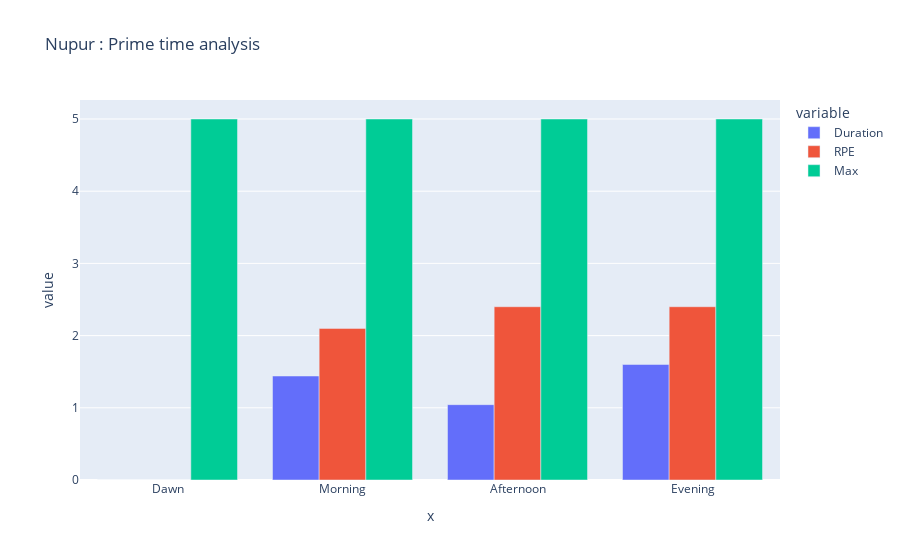

Notebook code for this chart:
### Code cell
px.bar(
    data_frame = nupur_df,
    y = ["Duration","RPE","Max"],
    x = ["Dawn","Morning","Afternoon","Evening"],
    orientation = "v",
    barmode = 'group',
    title='Nupur : Prime time analysis',
)

### Figure 1 — Plotly figure (JSON) as saved in the notebook; plotly's stock layout.template omitted (floating-point values rounded to 4 significant figures)
{"data": [{"alignmentgroup": "True", "hovertemplate": "variable=Duration<br>x=%{x}<br>value=%{y}<extra></extra>", "legendgroup": "Duration", "marker": {"color": "#636efa", "pattern": {"shape": ""}}, "name": "Duration", "offsetgroup": "Duration", "orientation": "v", "showlegend": true, "textposition": "auto", "type": "bar", "x": ["Dawn", "Morning", "Afternoon", "Evening"], "xaxis": "x", "y": [0, 1.44, 1.043, 1.6], "yaxis": "y"}, {"alignmentgroup": "True", "hovertemplate": "variable=RPE<br>x=%{x}<br>value=%{y}<extra></extra>", "legendgroup": "RPE", "marker": {"color": "#EF553B", "pattern": {"shape": ""}}, "name": "RPE", "offsetgroup": "RPE", "orientation": "v", "showlegend": true, "textposition": "auto", "type": "bar", "x": ["Dawn", "Morning", "Afternoon", "Evening"], "xaxis": "x", "y": [0, 2.1, 2.4, 2.4], "yaxis": "y"}, {"alignmentgroup": "True", "hovertemplate": "variable=Max<br>x=%{x}<br>value=%{y}<extra></extra>", "legendgroup": "Max", "marker": {"color": "#00cc96", "pattern": {"shape": ""}}, "name": "Max", "offsetgroup": "Max", "orientation": "v", "showlegend": true, "textposition": "auto", "type": "bar", "x": ["Dawn", "Morning", "Afternoon", "Evening"], "xaxis": "x", "y": [5, 5, 5, 5], "yaxis": "y"}], "layout": {"autosize": true, "barmode": "group", "legend": {"title": {"text": "variable"}, "tracegroupgap": 0}, "title": {"text": "Nupur : Prime time analysis"}, "xaxis": {"anchor": "y", "autorange": true, "domain": [0, 1], "range": [-0.5, 3.5], "title": {"text": "x"}, "type": "category"}, "yaxis": {"anchor": "x", "autorange": true, "domain": [0, 1], "range": [0, 5.263], "title": {"text": "value"}, "type": "linear"}}}
